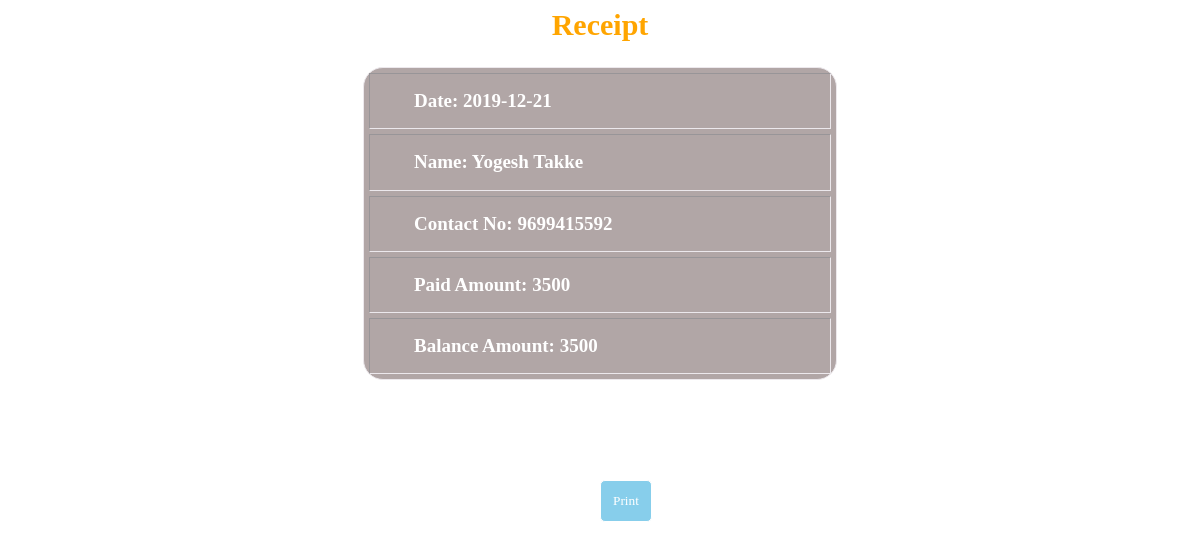
Page /receipt.php?recep=2 on the committed database.
### tables this page shows
CREATE TABLE `att` (
  `id` int(12) NOT NULL,
  `fn` varchar(255) NOT NULL,
  `ln` varchar(255) NOT NULL,
  `cn` varchar(255) NOT NULL,
  `dof` date NOT NULL,
  `pa` decimal(50,0) NOT NULL,
  `email` varchar(255) NOT NULL,
  `ba` decimal(50,0) NOT NULL
);

### receipt.php (the view, shortened to what this page needs)
<head>
</head>
<?php
$conn=mysqli_connect("localhost","id14567499_mylog","Yashwantghole@123","id14567499_log");
if(isset($_GET['recep']))
{
$delete_id=$_GET['recep'];
$sql2=mysqli_query($conn,"select * from att where id='$delete_id'");
	echo '<table border="3" cellspacing="5" height="40%" width="40%" align="center">';
	if(mysqli_num_rows($sql2)>0)
	{
		while($row=mysqli_fetch_assoc($sql2))
		{
			echo "<tr><td>"."&nbsp;&nbsp;&nbsp;&nbsp;&nbsp;&nbsp;&nbsp;&nbsp;&nbsp;Date: ".$row['dof']."</td></tr>";
			echo "<tr><td>"."&nbsp;&nbsp;&nbsp;&nbsp;&nbsp;&nbsp;&nbsp;&nbsp;&nbsp;Name: ".$row['fn']." ".$row['ln']."</td></tr>";
			echo "<tr><td>"."&nbsp;&nbsp;&nbsp;&nbsp;&nbsp;&nbsp;&nbsp;&nbsp;&nbsp;Contact No: ".$row['cn']."</td></tr>";
			echo "<tr><td>"."&nbsp;&nbsp;&nbsp;&nbsp;&nbsp;&nbsp;&nbsp;&nbsp;&nbsp;Paid Amount: ".$row['pa']."</td></tr>";
			echo "<tr><td>"."&nbsp;&nbsp;&nbsp;&nbsp;&nbsp;&nbsp;&nbsp;&nbsp;&nbsp;Balance Amount: ".$row['ba']."</td></tr>";
		}
	}
}
?>
<h2 align="center">Receipt</h2>
<input type="button" value="Print"  id="btn1" class="pr" onclick="fun();">

### receipt.php (style rules this page uses)
h2 { color:orange; font-family:algerian; font-size:30px; }
input { border:1px solid white; padding:3px; color:black; border-radius:5px; }
table { border:1px solid #ece8ec; border-radius:20px; background:#b1a6a6; }
td { color:white; font-size:19px; font-weight:bold; }
.pr { position:absolute; top:60%; padding:12px; left:50%; color:white; background:skyblue; font-family:elephant; outline:none; cursor:pointer; }

### rows in the picture
att: dof "2019-12-21", fn "Yogesh", ln "Takke", cn "9699415592", pa "3500", ba "3500"
